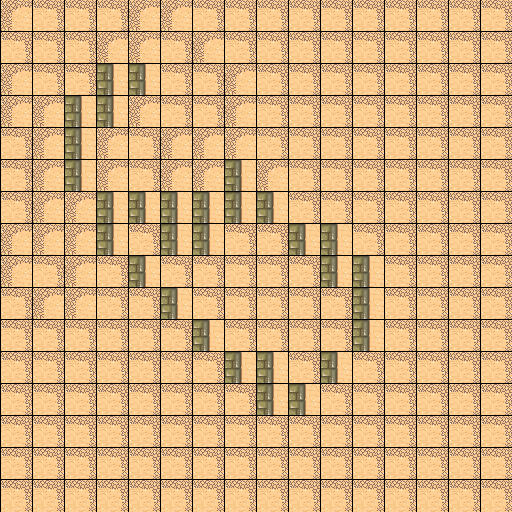

Below is a game level as drawn by its tile map, then a one-line description and the .tmx that defines it (tile-layer data replaced by summaries):
An orthogonal 16x16 tile map with 32x32 px tiles, 1 tile layer (Tile Layer 1).

<map version="1.0" orientation="orthogonal" width="16" height="16" tilewidth="32" tileheight="32">
 <tileset firstgid="1" name="mytiles2" tilewidth="33" tileheight="33">
  <image source="mytiles.png" trans="ff00ff" width="265" height="199" />
 </tileset>
 <layer name="Tile Layer 1" width="16" height="16">
  <data>[256 cells, 256 non-empty, 3 distinct tile ids]</data>
 </layer>
</map>
